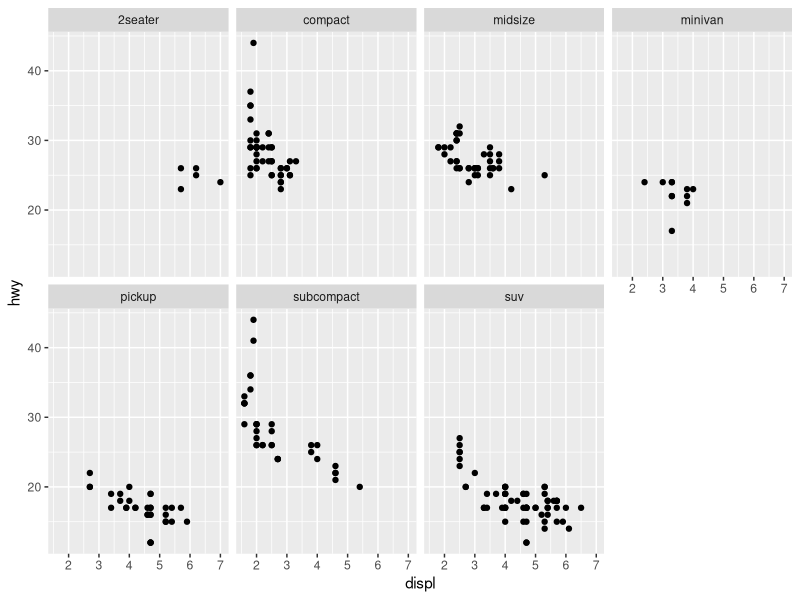
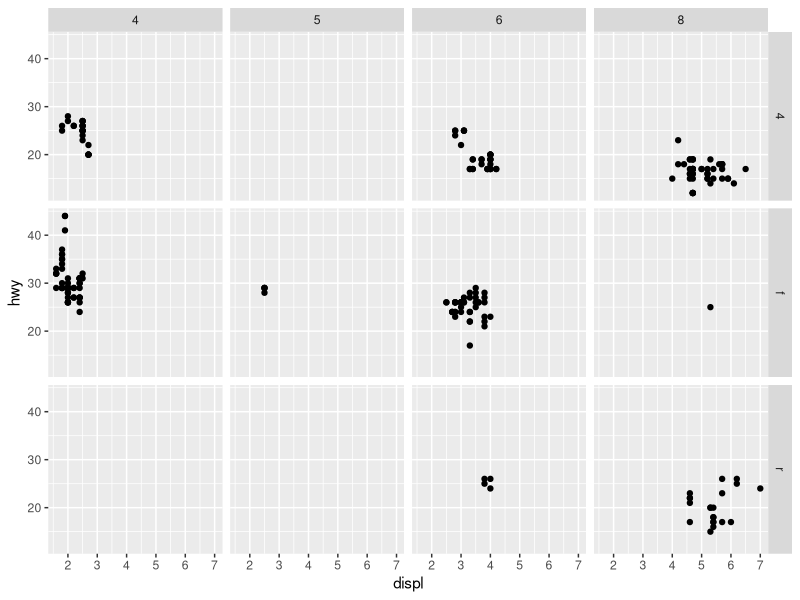
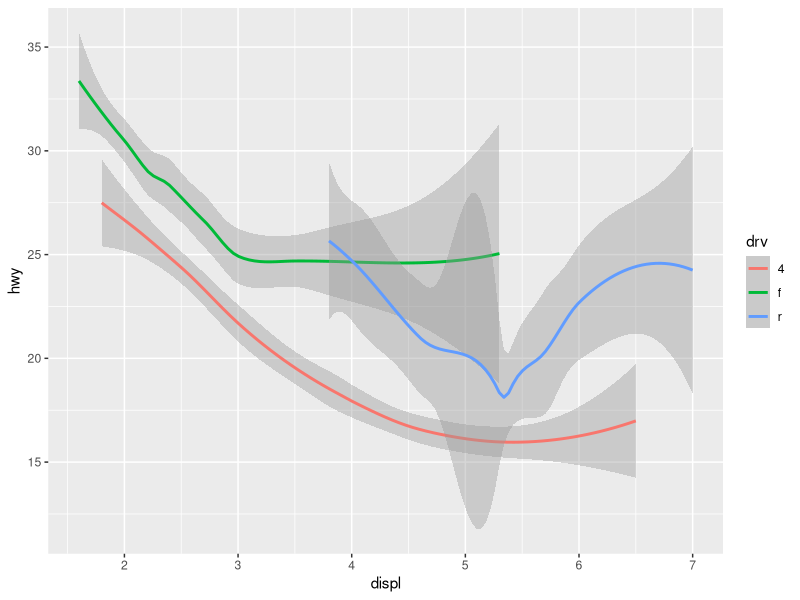
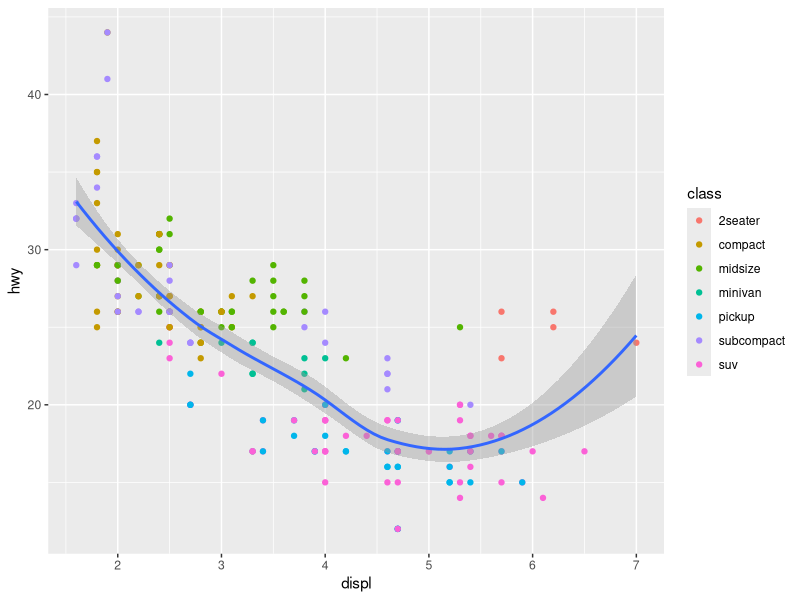
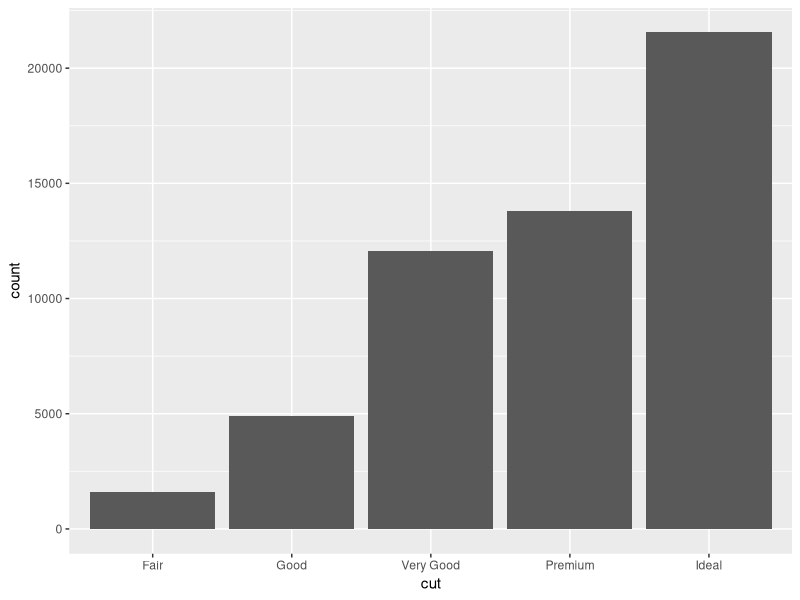
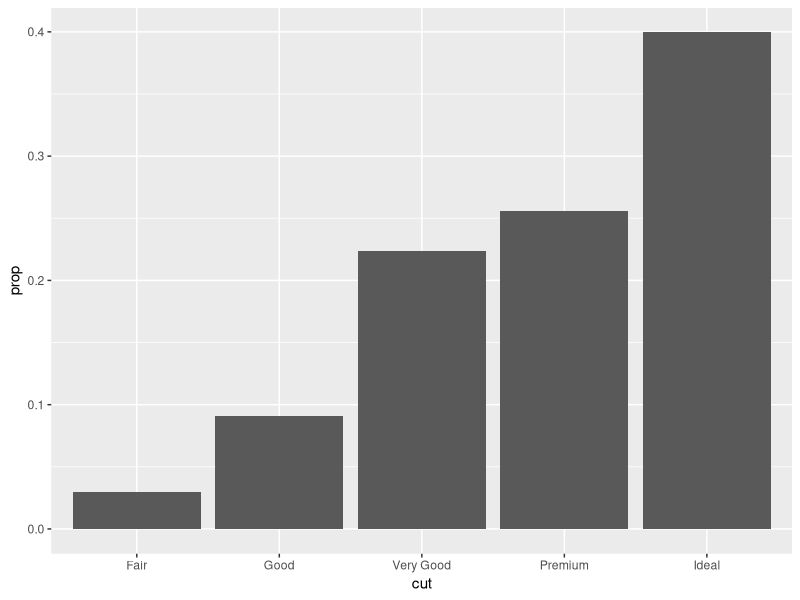
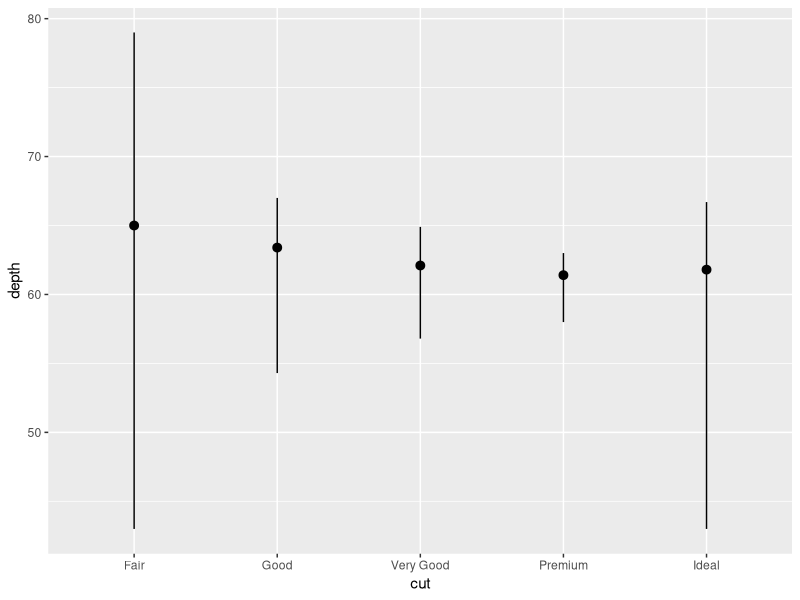

The R source for these figures, in order:
#Facets
?mpg
library(tidyverse)
ggplot(data = mpg)+
  geom_point(mapping = aes(x= displ, y = hwy))+
  facet_wrap(~ class, nrow = 2)
#for discrete case and when using one variable

ggplot(data = mpg)+
  geom_point(mapping = aes(x= displ, y = hwy))+
  facet_grid(drv ~ cyl)
#using more than one variable 

?mpg
ggplot(data = mpg)+
  geom_smooth(mapping = aes(x= displ, y = hwy,color = drv))


#for categorical variables
ggplot(data = mpg, mapping = aes(x= displ, y = hwy))+
  geom_point(mapping = aes(color = class))+
  geom_smooth()

#Statistical Transfromations
?diamonds

#Graph of count and cut
ggplot(data = diamonds)+
  geom_bar(mapping = aes(x= cut))
view(diamonds)


#Graph of prop and cut
ggplot(data = diamonds)+
  geom_bar(mapping = aes(x = cut, y = ..prop.., group = 1))

ggplot(data = diamonds)+
  stat_summary(
    mapping = aes(x= cut, y = depth),
    fun.min = min,
    fun.max = max,
    fun.y = median
  )
?stat_bin




